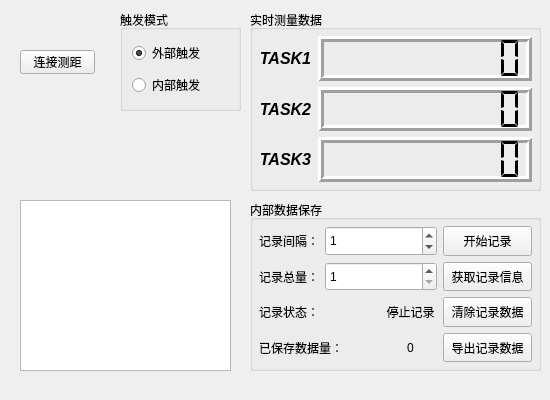
<?xml version="1.0" encoding="UTF-8"?>
<ui version="4.0">
 <class>FormCeJu</class>
 <widget class="QWidget" name="FormCeJu">
  <property name="geometry">
   <rect>
    <x>0</x>
    <y>0</y>
    <width>550</width>
    <height>400</height>
   </rect>
  </property>
  <property name="windowTitle">
   <string>Form</string>
  </property>
  <widget class="QGroupBox" name="groupBox">
   <property name="geometry">
    <rect>
     <x>250</x>
     <y>10</y>
     <width>291</width>
     <height>181</height>
    </rect>
   </property>
   <property name="title">
    <string>实时测量数据</string>
   </property>
   <layout class="QVBoxLayout" name="verticalLayout">
    <property name="leftMargin">
     <number>6</number>
    </property>
    <property name="topMargin">
     <number>6</number>
    </property>
    <property name="rightMargin">
     <number>6</number>
    </property>
    <property name="bottomMargin">
     <number>6</number>
    </property>
    <item>
     <layout class="QHBoxLayout" name="horizontalLayout" stretch="1,4">
      <item>
       <widget class="QLabel" name="lab_CejuTask1">
        <property name="font">
         <font>
          <pointsize>12</pointsize>
          <italic>true</italic>
          <bold>true</bold>
         </font>
        </property>
        <property name="text">
         <string>TASK1</string>
        </property>
        <property name="alignment">
         <set>Qt::AlignCenter</set>
        </property>
       </widget>
      </item>
      <item>
       <widget class="QLCDNumber" name="lcdN_CejuTask1">
        <property name="lineWidth">
         <number>3</number>
        </property>
        <property name="smallDecimalPoint">
         <bool>true</bool>
        </property>
        <property name="digitCount">
         <number>8</number>
        </property>
        <property name="segmentStyle">
         <enum>QLCDNumber::Flat</enum>
        </property>
       </widget>
      </item>
     </layout>
    </item>
    <item>
     <layout class="QHBoxLayout" name="horizontalLayout_2" stretch="1,4">
      <item>
       <widget class="QLabel" name="lab_CejuTask2">
        <property name="font">
         <font>
          <pointsize>12</pointsize>
          <italic>true</italic>
          <bold>true</bold>
         </font>
        </property>
        <property name="text">
         <string>TASK2</string>
        </property>
        <property name="alignment">
         <set>Qt::AlignCenter</set>
        </property>
       </widget>
      </item>
      <item>
       <widget class="QLCDNumber" name="lcdN_CejuTask2">
        <property name="lineWidth">
         <number>3</number>
        </property>
        <property name="smallDecimalPoint">
         <bool>true</bool>
        </property>
        <property name="digitCount">
         <number>8</number>
        </property>
        <property name="segmentStyle">
         <enum>QLCDNumber::Flat</enum>
        </property>
       </widget>
      </item>
     </layout>
    </item>
    <item>
     <layout class="QHBoxLayout" name="horizontalLayout_3" stretch="1,4">
      <item>
       <widget class="QLabel" name="lab_CejuTask3">
        <property name="font">
         <font>
          <pointsize>12</pointsize>
          <italic>true</italic>
          <bold>true</bold>
         </font>
        </property>
        <property name="text">
         <string>TASK3</string>
        </property>
        <property name="alignment">
         <set>Qt::AlignCenter</set>
        </property>
       </widget>
      </item>
      <item>
       <widget class="QLCDNumber" name="lcdN_CejuTask3">
        <property name="lineWidth">
         <number>3</number>
        </property>
        <property name="smallDecimalPoint">
         <bool>true</bool>
        </property>
        <property name="digitCount">
         <number>8</number>
        </property>
        <property name="mode">
         <enum>QLCDNumber::Dec</enum>
        </property>
        <property name="segmentStyle">
         <enum>QLCDNumber::Flat</enum>
        </property>
        <property name="value" stdset="0">
         <double>0.000000000000000</double>
        </property>
        <property name="intValue" stdset="0">
         <number>0</number>
        </property>
       </widget>
      </item>
     </layout>
    </item>
   </layout>
  </widget>
  <widget class="QGroupBox" name="gb_trigMode">
   <property name="geometry">
    <rect>
     <x>120</x>
     <y>10</y>
     <width>121</width>
     <height>101</height>
    </rect>
   </property>
   <property name="title">
    <string>触发模式</string>
   </property>
   <layout class="QVBoxLayout" name="verticalLayout_3">
    <item>
     <widget class="QRadioButton" name="rbtn_ExTrigger">
      <property name="text">
       <string>外部触发</string>
      </property>
      <property name="checked">
       <bool>true</bool>
      </property>
     </widget>
    </item>
    <item>
     <widget class="QRadioButton" name="rbtn_InTrigger">
      <property name="text">
       <string>内部触发</string>
      </property>
     </widget>
    </item>
   </layout>
  </widget>
  <widget class="QPushButton" name="pbtn_linkceju">
   <property name="geometry">
    <rect>
     <x>20</x>
     <y>50</y>
     <width>75</width>
     <height>24</height>
    </rect>
   </property>
   <property name="sizePolicy">
    <sizepolicy hsizetype="Preferred" vsizetype="Preferred">
     <horstretch>0</horstretch>
     <verstretch>0</verstretch>
    </sizepolicy>
   </property>
   <property name="text">
    <string>连接测距</string>
   </property>
  </widget>
  <widget class="QGroupBox" name="groupBox">
   <property name="geometry">
    <rect>
     <x>250</x>
     <y>200</y>
     <width>291</width>
     <height>171</height>
    </rect>
   </property>
   <property name="title">
    <string>内部数据保存</string>
   </property>
   <layout class="QHBoxLayout" name="horizontalLayout_4" stretch="2,1">
    <property name="leftMargin">
     <number>6</number>
    </property>
    <property name="topMargin">
     <number>6</number>
    </property>
    <property name="rightMargin">
     <number>6</number>
    </property>
    <property name="bottomMargin">
     <number>6</number>
    </property>
    <item>
     <layout class="QGridLayout" name="gridLayout">
      <item row="0" column="0">
       <widget class="QLabel" name="label">
        <property name="text">
         <string>记录间隔：</string>
        </property>
       </widget>
      </item>
      <item row="0" column="1" colspan="2">
       <widget class="QSpinBox" name="sbox_logIntervalSet">
        <property name="sizePolicy">
         <sizepolicy hsizetype="Preferred" vsizetype="Preferred">
          <horstretch>0</horstretch>
          <verstretch>0</verstretch>
         </sizepolicy>
        </property>
        <property name="maximum">
         <number>1000</number>
        </property>
        <property name="value">
         <number>1</number>
        </property>
       </widget>
      </item>
      <item row="1" column="0">
       <widget class="QLabel" name="label_2">
        <property name="text">
         <string>记录总量：</string>
        </property>
       </widget>
      </item>
      <item row="1" column="1" colspan="2">
       <widget class="QSpinBox" name="sbox_logNumSet">
        <property name="sizePolicy">
         <sizepolicy hsizetype="Preferred" vsizetype="Preferred">
          <horstretch>0</horstretch>
          <verstretch>0</verstretch>
         </sizepolicy>
        </property>
        <property name="minimum">
         <number>1</number>
        </property>
        <property name="maximum">
         <number>2000000</number>
        </property>
       </widget>
      </item>
      <item row="2" column="0" colspan="2">
       <widget class="QLabel" name="label_3">
        <property name="text">
         <string>记录状态：</string>
        </property>
       </widget>
      </item>
      <item row="2" column="2">
       <widget class="QLabel" name="lab_logState">
        <property name="text">
         <string>停止记录</string>
        </property>
        <property name="alignment">
         <set>Qt::AlignCenter</set>
        </property>
       </widget>
      </item>
      <item row="3" column="0" colspan="2">
       <widget class="QLabel" name="label_4">
        <property name="text">
         <string>已保存数据量：</string>
        </property>
       </widget>
      </item>
      <item row="3" column="2">
       <widget class="QLabel" name="lab_logNum">
        <property name="text">
         <string>0</string>
        </property>
        <property name="alignment">
         <set>Qt::AlignCenter</set>
        </property>
       </widget>
      </item>
     </layout>
    </item>
    <item>
     <layout class="QVBoxLayout" name="verticalLayout_2">
      <item>
       <widget class="QPushButton" name="pbtn_stLog">
        <property name="sizePolicy">
         <sizepolicy hsizetype="Preferred" vsizetype="Preferred">
          <horstretch>0</horstretch>
          <verstretch>0</verstretch>
         </sizepolicy>
        </property>
        <property name="text">
         <string>开始记录</string>
        </property>
       </widget>
      </item>
      <item>
       <widget class="QPushButton" name="pbtn_getLog">
        <property name="sizePolicy">
         <sizepolicy hsizetype="Preferred" vsizetype="Preferred">
          <horstretch>0</horstretch>
          <verstretch>0</verstretch>
         </sizepolicy>
        </property>
        <property name="text">
         <string>获取记录信息</string>
        </property>
       </widget>
      </item>
      <item>
       <widget class="QPushButton" name="pbtn_clearLog">
        <property name="sizePolicy">
         <sizepolicy hsizetype="Preferred" vsizetype="Preferred">
          <horstretch>0</horstretch>
          <verstretch>0</verstretch>
         </sizepolicy>
        </property>
        <property name="text">
         <string>清除记录数据</string>
        </property>
       </widget>
      </item>
      <item>
       <widget class="QPushButton" name="pbtn_outputLog">
        <property name="sizePolicy">
         <sizepolicy hsizetype="Preferred" vsizetype="Preferred">
          <horstretch>0</horstretch>
          <verstretch>0</verstretch>
         </sizepolicy>
        </property>
        <property name="text">
         <string>导出记录数据</string>
        </property>
       </widget>
      </item>
     </layout>
    </item>
   </layout>
  </widget>
  <widget class="QTextBrowser" name="textBrowser">
   <property name="geometry">
    <rect>
     <x>20</x>
     <y>200</y>
     <width>211</width>
     <height>171</height>
    </rect>
   </property>
  </widget>
 </widget>
 <resources/>
 <connections/>
</ui>
